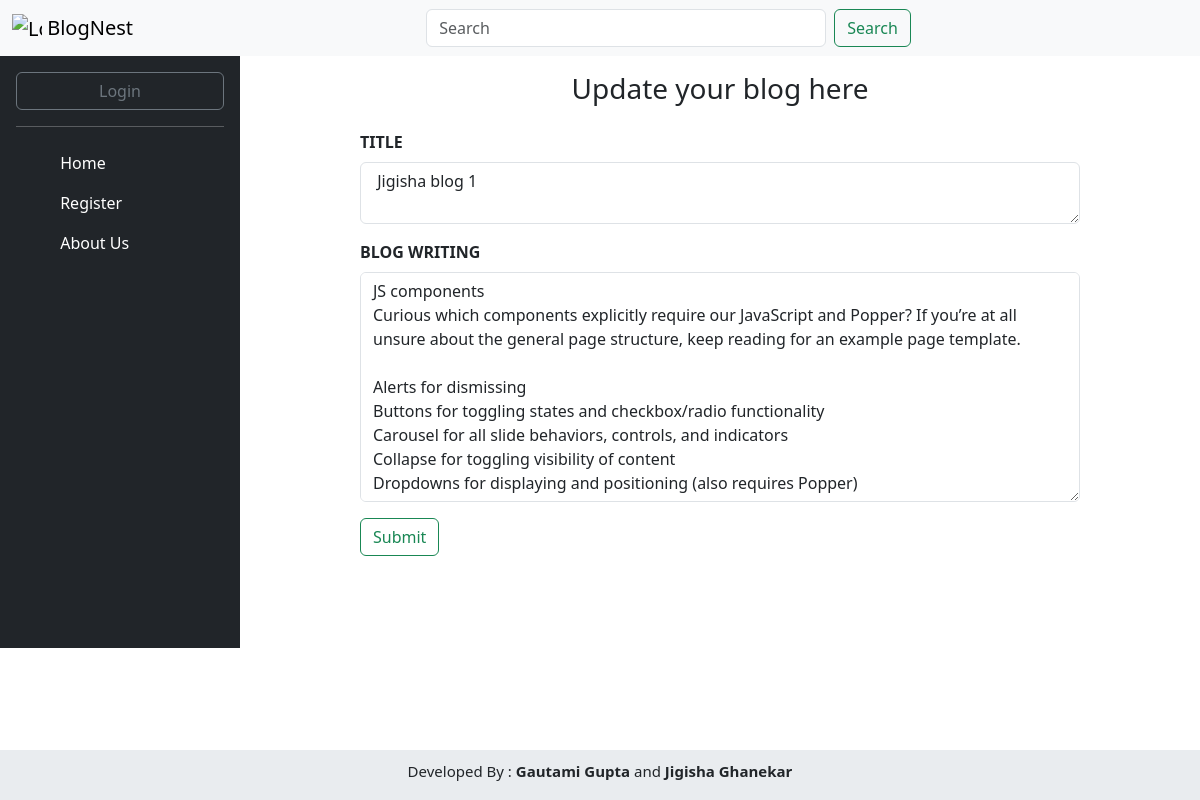
The app's page /blog_update?blog_id=3, older data.
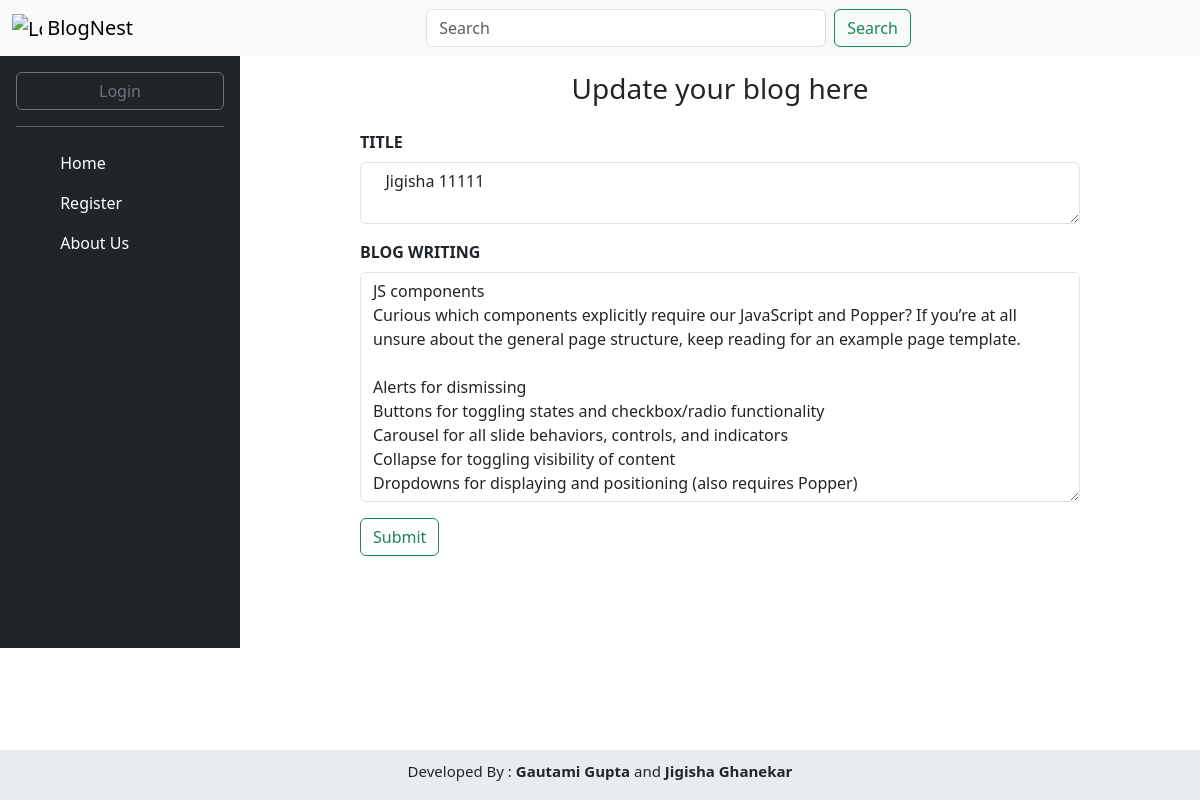
The same page, newer data.
### app.py (models this page shows, shortened)
class Blog(db.Model):
    blog_id =db.Column(db.Integer, primary_key=True)
    blog_title= db.Column(db.String(400),nullable=False)
    blog_body=db.Column(db.Text,nullable=False)
    publish_time=db.Column(db.Date, default=datetime.datetime.now())
    user_id= db.Column(db.Integer, db.ForeignKey('user.user_id'), nullable=False)

### app.py (the view, shortened to what this page needs)
@app.route('/blog_update', methods=['GET','POST'])
def blog_update():
    blog_id= request.args.get('blog_id')
    blog=Blog.query.get_or_404(blog_id)
    return render_template('blog_update.html',blog=blog)

### app.py (called while the page is built)
def is_logged_in():
    return 'logged_in' in session

def get_logged_in_user():
    if 'logged_in' in session and 'email' in session:
        return{ 'email': session['email'], 'name': session['name']}
    return None

@app.context_processor
def inject_user():
    return dict(logged_in=is_logged_in(),user=get_logged_in_user())

### templates/blog_update.html (shortened to what this page needs)
{% extends "index.html" %}
{% block blog_update %}
<h3 class='text-center nx-auto p-3'> Update your blog here </h3>
<form action='{{ url_for('blog_update', blog_id=blog.blog_id) }}' method='post'>
<div class='mx-auto w-75'>
    <div class="mb-3">
      <label for="update_blog_title" class="form-label text-uppercase fw-bold">Title</label>
      <textarea type="text" class="form-control" id="update_blog_title" name='update_blog_title' row='1' required> {{blog.blog_title}} </textarea>
    </div>
    <div class="mb-3">
      <label for="update_blog_body" class="form-label text-uppercase fw-bold">Blog Writing</label>
      <textarea class="form-control" id="update_blog_body" name='update_blog_body' rows="9" required>{{blog.blog_body}}</textarea>
    </div>
    <button type='submit'class="btn btn-outline-success"> Submit </button>
</form>
{% endblock blog_update %}

Row changes from the older to the newer data that the page shows:
changed Blog: update_blog_title "Jigisha blog 1" → "Jigisha 11111"
